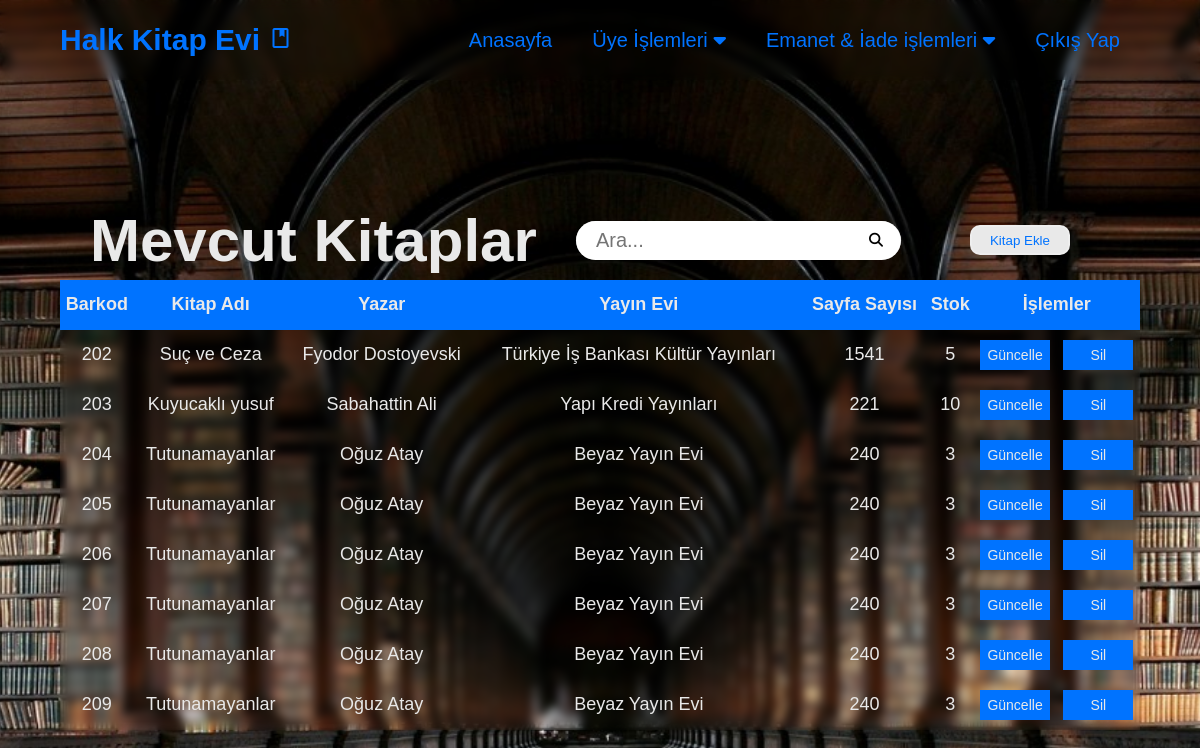
The page /admin.php (signed in) on the database its author committed.
### tables this page shows
CREATE TABLE `kitaplar` (
  `barkod` int(14) NOT NULL,
  `kitap_adi` varchar(255) DEFAULT NULL,
  `yazar` varchar(255) DEFAULT NULL,
  `yayin_evi` varchar(255) DEFAULT NULL,
  `sayfa_sayisi` int(4) DEFAULT NULL,
  `adet` int(3) DEFAULT NULL
);

### admin.php (the view, shortened to what this page needs)
<!DOCTYPE html>
<html lang="tr">
  <head>
    <link rel="stylesheet" href="style.css" />
    <link rel="stylesheet" href="https://cdnjs.cloudflare.com/ajax/libs/font-awesome/6.5.2/css/all.min.css" />
  </head>
  <body>
    <div class="menu-bar">
      <h1 class="logo">
        Halk Kitap Evi
        <span class="material-symbols-outlined"> book </span>
      </h1>
      <ul>
        <li ><a href="admin.php">Anasayfa</a></li>
        <li><a href="#">Üye İşlemleri <i class="fas fa-caret-down"></i></a>
        </li>
        <li><a href="#">Emanet & İade işlemleri <i class="fas fa-caret-down"></i></a>
        </li>
 <form action="logout.php" method="post">
        <div class="btn">
          <li><a name="logout"><input class="cikis-btn" type="submit" value="Çıkış Yap"></a></li>
        </div>
    </form>
         </div>
    <div class="container">
      <div class="text">
        <h1 class="title">Mevcut Kitaplar</h1>
      </div>
        <div class="search">
          <form action="admin_arama.php" method="GET">
          <input class="input-search" name="search" type="search" placeholder="Ara..." >
          <button class="search-btn" type="submit">
          <i class="fa-solid fa-magnifying-glass"></i></button>
        </div>
        <button class="add-book" type="submit">
          <a href="kitap_ekle.php">Kitap Ekle</a>
        </button>
    </div>
  </body>
</html>
<?php
include("baglanti.php");
$sorgu = mysqli_query($baglanti,"SELECT * FROM kitaplar");
echo "
<div class='table'>
<table border = '0'>
<tr>
<td> Barkod </td>
<td> Kitap Adı </td>
<td> Yazar </td>
<td> Yayın Evi </td>
<td> Sayfa Sayısı </td>
<td> Stok </td>
<td colspan='2'> İşlemler </td>
</tr>
<div/>";
while($satir = mysqli_fetch_assoc($sorgu)){
echo "
<tr>
<td>".$satir["barkod"]."</td>
<td>".$satir["kitap_adi"]."</td>
<td>".$satir["yazar"]."</td>
<td>".$satir["yayin_evi"]."</td>
<td>".$satir["sayfa_sayisi"]."</td>
<td>".$satir["adet"]."</td>
<td> <button class='tbl-btn'><a href='duzenle.php?barkod=".$satir["barkod"]."'>Güncelle</a></button></td>
<td> <button class='tbl-btn'><a href='sil.php?barkod=".$satir["barkod"]."'>Sil</a></button></td>
</tr>";
}
echo"
</table>";
?>
<html>
  <body>
  </body>
</html>

### style.css (style rules this page uses)
:root { --color-primay: #0073ff; --color-white: #e9e9e9; --color-black-1: #0b3d77; }
* { margin: 0; padding: 0; box-sizing: border-box; }
body { font-family: sans-serif; background: url("login-image.jpg") no-repeat; background-position: center; background-size: cover; min-height: 100vh; color: var(--color-white); overflow: hidden; }
.menu-bar { background-color: transparent; backdrop-filter: blur(5px); -webkit-backdrop-filter: blur(5px); color: var(--color-black-1); height: 80px; width: 100%; display: flex; align-items: center; justify-content: space-between; padding: 0 5%; position: fixed; z-index: 999; top: 0px; }
.logo { color: var(--color-primay); font-size: 30px; }
.menu-bar ul { list-style: none; display: flex; }
.menu-bar ul li { padding: 10px 30px; position: relative; }
.menu-bar ul li a { color: var(--color-primay); text-decoration: none; font-size: 20px; transition: all 0.3s; }
.cikis-btn { color: var(--color-primay); text-decoration: none; font-size: 20px; transition: all 0.3s; border: none; background: none; cursor: pointer; }
.container { height: 80px; width: 100%; display: flex; align-items: center; justify-content: space-between; padding: 0 5%; margin: 200px 0 0 30px; }
.title { font-size: 70px; }
.search { background: gray; border-radius: 25px; position: relative; margin-right: 60px; }
.input-search { width: 100%; height: 100%; display: block; border-radius: 25px; font-size: 20px; padding: 8px 40px 8px 20px; border: none; }
.search-btn { position: absolute; top: 0px; right: 0; width: 50px; height: 100%; border-radius: 50%; cursor: pointer; border: none; background: none; font-size: 14px; }
.add-book { width: 100px; height: 30px; background: var(--color-white); backdrop-filter: blur(5px); -webkit-backdrop-filter: blur(5px); border: none; outline: none; border-radius: 10px; border: 2px solid rgba(255, 255, 255, 0.2); padding: auto; margin-right: 200px; }
.add-book a { text-decoration: none; color: var(--color-primay); }
@media screen and (max-width: 1200px) { .menu-bar ul li { padding: 10px 20px; } }
@media screen and (max-width: 1200px) { .title { font-size: 60px; } }
@media screen and (max-width: 1200px) { .search { margin-right: 30px; } }
@media screen and (max-width: 1200px) { .add-book { margin-right: 100px; } }

### admin.php (style rules this page uses)
body { overflow: hidden; }
div.table { height: 65%; border: none; border-color: transparent; width: 86%; margin: auto; max-height: 450px; overflow-y: auto; }
table { background: transparent; backdrop-filter: blur(5px); border: none; box-shadow: 0 0 10px rgba(0, 0, 0, 0.2); width: 100%; border-collapse: collapse; border-color: transparent; }
tr { padding: 15px; }
tr:first-child { background: #0073ff; color: #e9e9e9; font-weight: bold; position: sticky; top: 0; }
td { height: 50px; vertical-align: bottom; text-align: center; justify-content: center; padding-bottom: 15px; border: none; }
.tbl-btn { width: 80px; height: 35px; margin-bottom: -8px; color: #e9e9e9; border: none; background: #0073ff; font-size: 15px; font-weight: 500; cursor: pointer; }
td a { text-decoration: none; color: #e9e9e9; }
.cikis-btn { color: var(--color-primary); text-decoration: none; font-size: 20px; transition: all 0.3s; border: none; background: none; cursor: pointer; }
@media screen and (max-width: 1200px) { div.table { width: 90%; } }
@media screen and (max-width: 1200px) { td { font-size: 18px; } }
@media screen and (max-width: 1200px) { .tbl-btn { width: 70px; height: 30px; font-size: 14px; } }

### rows shown on the page
kitaplar: barkod "202", kitap_adi "Suç ve Ceza", yazar "Fyodor Dostoyevski", yayin_evi "Türkiye İş Bankası Kültür Yayınları", sayfa_sayisi "1541", adet "5"
kitaplar: barkod "203", kitap_adi "Kuyucaklı yusuf", yazar "Sabahattin Ali", yayin_evi "Yapı Kredi Yayınları", sayfa_sayisi "221", adet "10"
kitaplar: barkod "204", kitap_adi "Tutunamayanlar", yazar "Oğuz Atay", yayin_evi "Beyaz Yayın Evi", sayfa_sayisi "240", adet "3"
kitaplar: barkod "205", kitap_adi "Tutunamayanlar", yazar "Oğuz Atay", yayin_evi "Beyaz Yayın Evi", sayfa_sayisi "240", adet "3"
kitaplar: barkod "206", kitap_adi "Tutunamayanlar", yazar "Oğuz Atay", yayin_evi "Beyaz Yayın Evi", sayfa_sayisi "240", adet "3"
kitaplar: barkod "207", kitap_adi "Tutunamayanlar", yazar "Oğuz Atay", yayin_evi "Beyaz Yayın Evi", sayfa_sayisi "240", adet "3"
kitaplar: barkod "208", kitap_adi "Tutunamayanlar", yazar "Oğuz Atay", yayin_evi "Beyaz Yayın Evi", sayfa_sayisi "240", adet "3"
kitaplar: barkod "209", kitap_adi "Tutunamayanlar", yazar "Oğuz Atay", yayin_evi "Beyaz Yayın Evi", sayfa_sayisi "240", adet "3"
